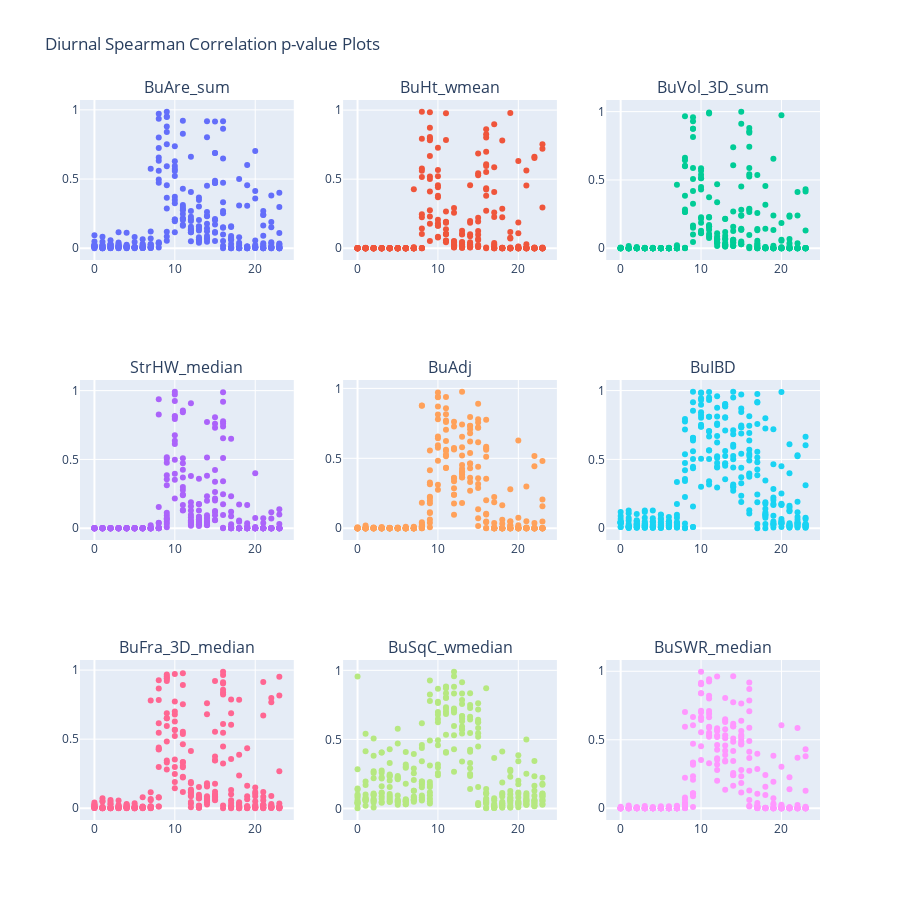

Notebook source saved alongside this figure:
### Code cell
import pandas as pd
import plotly.graph_objects as go
from plotly.subplots import make_subplots

# List of variables to plot
vars_to_plot = ["BuAre_sum", "BuHt_wmean", "BuVol_3D_sum", "StrHW_median", "BuAdj", "BuIBD", "BuFra_3D_median", "BuSqC_wmedian", "BuSWR_median"]
i=200

# Create a 3x3 subplot figure
fig = make_subplots(rows=3, cols=3, subplot_titles=vars_to_plot)

# Loop through variables and plot them in subplots
for idx, var in enumerate(vars_to_plot):
    row = idx // 3 + 1  # Determine row index (1-based)
    col = idx % 3 + 1    # Determine column index (1-based)
    
    # Load and process data
    stats_dict = pd.read_csv(f'/Users/lisawink/Documents/paper1/data/processed_data/diurnal/{var,i}.csv') 
    stats_dict['Time'] = pd.to_datetime(stats_dict['Time'])  # Ensure 'Time' is datetime
    stats_dict['Hour'] = stats_dict['Time'].dt.hour  # Extract hour

    # Create scatter plot
    scatter = go.Scatter(x=stats_dict['Hour'], y=stats_dict['Spearman p-value'], 
                         mode='markers', name=var)

    # Add to subplot
    fig.add_trace(scatter, row=row, col=col)

# Update layout
fig.update_layout(title="Diurnal Spearman Correlation p-value Plots", height=900, width=900, showlegend=False)

# Show figure
fig.show()

### Figure 1 — Plotly figure (JSON) as saved in the notebook; plotly's stock layout.template omitted (floating-point values rounded to 4 significant figures; data arrays with more than 128 entries replaced by an {"elided": "..."} marker saying what was removed)
{"data": [{"mode": "markers", "name": "BuAre_sum", "type": "scatter", "x": {"elided": "312 int values"}, "xaxis": "x", "y": {"elided": "312 float values"}, "yaxis": "y"}, {"mode": "markers", "name": "BuHt_wmean", "type": "scatter", "x": {"elided": "312 int values"}, "xaxis": "x2", "y": {"elided": "312 float values"}, "yaxis": "y2"}, {"mode": "markers", "name": "BuVol_3D_sum", "type": "scatter", "x": {"elided": "312 int values"}, "xaxis": "x3", "y": {"elided": "312 float values"}, "yaxis": "y3"}, {"mode": "markers", "name": "StrHW_median", "type": "scatter", "x": {"elided": "312 int values"}, "xaxis": "x4", "y": {"elided": "312 float values"}, "yaxis": "y4"}, {"mode": "markers", "name": "BuAdj", "type": "scatter", "x": {"elided": "312 int values"}, "xaxis": "x5", "y": {"elided": "312 float values"}, "yaxis": "y5"}, {"mode": "markers", "name": "BuIBD", "type": "scatter", "x": {"elided": "312 int values"}, "xaxis": "x6", "y": {"elided": "312 float values"}, "yaxis": "y6"}, {"mode": "markers", "name": "BuFra_3D_median", "type": "scatter", "x": {"elided": "312 int values"}, "xaxis": "x7", "y": {"elided": "312 float values"}, "yaxis": "y7"}, {"mode": "markers", "name": "BuSqC_wmedian", "type": "scatter", "x": {"elided": "312 int values"}, "xaxis": "x8", "y": {"elided": "312 float values"}, "yaxis": "y8"}, {"mode": "markers", "name": "BuSWR_median", "type": "scatter", "x": {"elided": "312 int values"}, "xaxis": "x9", "y": {"elided": "312 float values"}, "yaxis": "y9"}], "layout": {"annotations": [{"font": {"size": 16}, "showarrow": false, "text": "BuAre_sum", "x": 0.1444, "xanchor": "center", "xref": "paper", "y": 1, "yanchor": "bottom", "yref": "paper"}, {"font": {"size": 16}, "showarrow": false, "text": "BuHt_wmean", "x": 0.5, "xanchor": "center", "xref": "paper", "y": 1, "yanchor": "bottom", "yref": "paper"}, {"font": {"size": 16}, "showarrow": false, "text": "BuVol_3D_sum", "x": 0.8556, "xanchor": "center", "xref": "paper", "y": 1, "yanchor": "bottom", "yref": "paper"}, {"font": {"size": 16}, "showarrow": false, "text": "StrHW_median", "x": 0.1444, "xanchor": "center", "xref": "paper", "y": 0.6111, "yanchor": "bottom", "yref": "paper"}, {"font": {"size": 16}, "showarrow": false, "text": "BuAdj", "x": 0.5, "xanchor": "center", "xref": "paper", "y": 0.6111, "yanchor": "bottom", "yref": "paper"}, {"font": {"size": 16}, "showarrow": false, "text": "BuIBD", "x": 0.8556, "xanchor": "center", "xref": "paper", "y": 0.6111, "yanchor": "bottom", "yref": "paper"}, {"font": {"size": 16}, "showarrow": false, "text": "BuFra_3D_median", "x": 0.1444, "xanchor": "center", "xref": "paper", "y": 0.2222, "yanchor": "bottom", "yref": "paper"}, {"font": {"size": 16}, "showarrow": false, "text": "BuSqC_wmedian", "x": 0.5, "xanchor": "center", "xref": "paper", "y": 0.2222, "yanchor": "bottom", "yref": "paper"}, {"font": {"size": 16}, "showarrow": false, "text": "BuSWR_median", "x": 0.8556, "xanchor": "center", "xref": "paper", "y": 0.2222, "yanchor": "bottom", "yref": "paper"}], "height": 900, "showlegend": false, "title": {"text": "Diurnal Spearman Correlation p-value Plots"}, "width": 900, "xaxis": {"anchor": "y", "domain": [0, 0.2889]}, "xaxis2": {"anchor": "y2", "domain": [0.3556, 0.6444]}, "xaxis3": {"anchor": "y3", "domain": [0.7111, 1]}, "xaxis4": {"anchor": "y4", "domain": [0, 0.2889]}, "xaxis5": {"anchor": "y5", "domain": [0.3556, 0.6444]}, "xaxis6": {"anchor": "y6", "domain": [0.7111, 1]}, "xaxis7": {"anchor": "y7", "domain": [0, 0.2889]}, "xaxis8": {"anchor": "y8", "domain": [0.3556, 0.6444]}, "xaxis9": {"anchor": "y9", "domain": [0.7111, 1]}, "yaxis": {"anchor": "x", "domain": [0.7778, 1]}, "yaxis2": {"anchor": "x2", "domain": [0.7778, 1]}, "yaxis3": {"anchor": "x3", "domain": [0.7778, 1]}, "yaxis4": {"anchor": "x4", "domain": [0.3889, 0.6111]}, "yaxis5": {"anchor": "x5", "domain": [0.3889, 0.6111]}, "yaxis6": {"anchor": "x6", "domain": [0.3889, 0.6111]}, "yaxis7": {"anchor": "x7", "domain": [0, 0.2222]}, "yaxis8": {"anchor": "x8", "domain": [0, 0.2222]}, "yaxis9": {"anchor": "x9", "domain": [0, 0.2222]}}}
